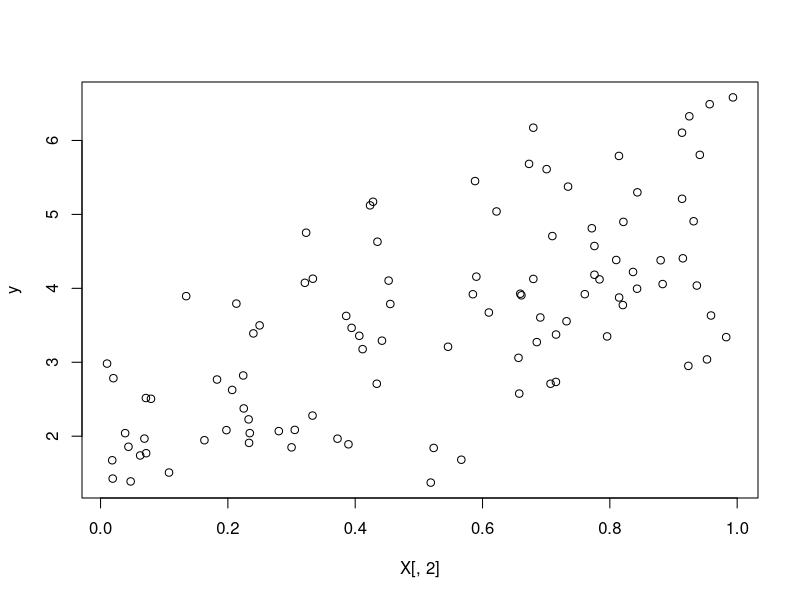
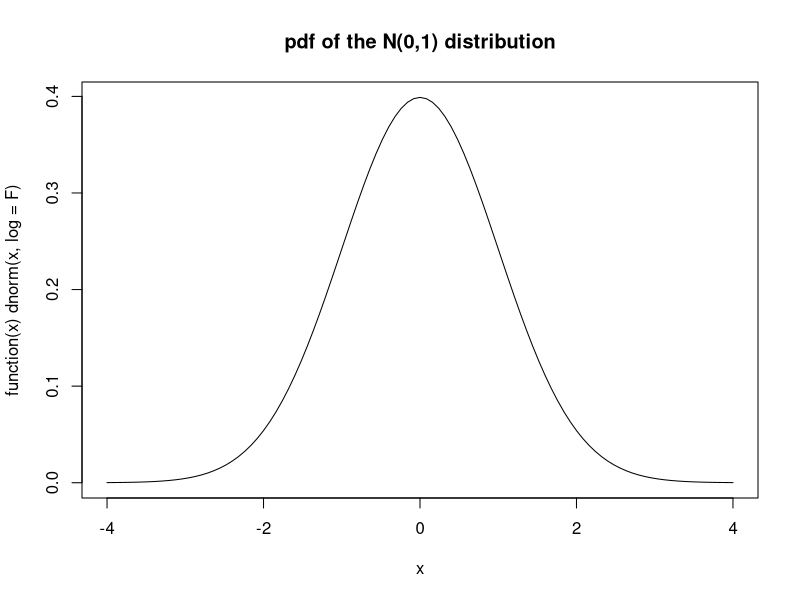

These charts were generated, in order, by the following R code:
### MLE estimation example ###
#
# 
# In this example, we estimate SLRM parameters 
# (Intercept, Slope, sigma)     .... sigma being the s.d.(u)
# using a maximum likelihood function
#
rm(list=ls())
#
## [1] Setup  the model: y = beta0 + beta1*X + u
#
set.seed(101) # For replicability
X <- cbind(1, runif(100))
theta.true <- c(Intercept=2,Slope=3,sigma=1) # true intercept, slope and var(u) for next line
y <- X %*% theta.true[1:2] + rnorm(100)      # sigma=1 is the default for rnorm()
head(y) # dependent variable
head(X) # matrix of regressors
plot(y~X[,2])
#
## [2] Standard OLS estimation & comparison with "actual" parameters
#
d <- summary(lm(y ~ X[,2]))
d
# estimated intercept, slope and var(u) as from OLS
theta.ols <- c(d$coefficients[,1], d$sigma)
#
# Comparison of the parameters: true vs. OLS
theta.true # True parameters of our system
theta.ols  # OLS-estimated parameters 
#
#
## [3b] Brief description of the dnorm function
#
plot(function(x) dnorm(x, log = F), -4, 4, main = "pdf of the N(0,1) distribution")
dnorm(0, mean=0, sd=1) # density (pdf)
dnorm(2, mean=0, sd=1) # density (pdf)
dnorm(-2, mean=0, sd=1) # density (pdf)
dnorm(10, mean=0, sd=1) # density (pdf)
#
## [3b] Log-Likelihood function of the linear model: y = beta0 + beta1*X + u
#
ols.lf <- function(theta, y, X) {
  sum(dnorm(y, mean = X %*% theta[-3], sd = theta[3], log = TRUE))
}
#
# [4] Experiments with the LF
#
cat("Evaluating LogL at very inacurate parameters theta : ", ols.lf(c(4,5,6), y, X), "\n")
cat("Evaluating LogL for a somewhat better theta : ", ols.lf(c(2.5,2,1.5), y, X), "\n")
cat("Evaluating LogL at true params  : ", ols.lf(theta.true, y, X), "\n")
cat("Evaluating LogL at OLS estimates: ", ols.lf(theta.ols, y, X), "\n")
# Discuss: why is the OLS-based logLik higher than logLik for the true theta?
#
#
## [5] Use MLE for parameter estimation / likelihood function ols.lf() is used /
#
?optim
# 
optim(c(5,5,5),                          # Inaccurate starting values (Intercept, slope, sigma), optimized over all parameters...
      ols.lf,                            # Likelihood function
      control=list(trace=1, fnscale=-1), # See ?optim for all controls; fnscale=-1 for maximization...
      y=y, X=X   )                       # "..." stuff into ols.lf()
# 
# optimization repeated and saved into an object for comparison.
MLE.est <- optim(c(5,5,5),                           
                 ols.lf,                             
                 control=list(trace=1, fnscale=-1),  
                 y=y, X=X )                          
#
#
## [6] Final evaluation  
#
MLE.est$par     # MLE-estimated parameters (Intercept, Slope, sigma)
MLE.est$value   # maximized Log-Likelihood of the MLE-optimized function
#
theta.ols
logLik(lm(y ~ X[,2]))
#
#
